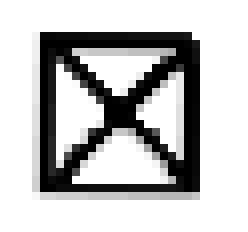
#> input picture reference_images/cross_checkbox.png, 31 x 29 px (shown 8 times larger)
$ python -i ProcessPDF.py   (imports and definitions only)
#> lines starting #> are read from the running program, lines starting #| are printed output that depends on the picture; after the words box and inside, x2 and y2 are one past the last pixel; in counts of white or black regions, pixels touching at a corner belong together
#> further down, picture is the input picture: shape (29, 31); min 0, max 255, mean 192.7
import numpy as np
import matplotlib.pyplot as plt
import cv2
import pdf2image
import json
from copy import copy

POPPLER_PATH = r"C:\Users\CF6P\Downloads\Release-23.01.0-0\poppler-23.01.0\Library\bin"

def PDF_to_images(path, POPPLER=POPPLER_PATH):
    images = pdf2image.convert_from_path(path, poppler_path=POPPLER)
    return [np.array(image) for image in images]

def preprocessed_image(image):
    gray = cv2.cvtColor(image, cv2.COLOR_BGR2GRAY)
    thresh = cv2.threshold(gray, 0, 255, cv2.THRESH_BINARY+cv2.THRESH_OTSU)[1]
    return thresh

def _points_filter(points):
    """
    Get the endpoint along each axis
    """
    points[points < 0] = 0
    xpoints = sorted(points, key=lambda x:x[0])
    ypoints = sorted(points, key=lambda x:x[1])
    tpl_x0, tpl_x1 = xpoints[::len(xpoints)-1]
    tpl_y0, tpl_y1 = ypoints[::len(ypoints)-1]
    return tpl_y0[1], tpl_y1[1], tpl_x0[0], tpl_x1[0]


def get_rectangle(processed_image, kernel_size=(3,3), interations = 2):
    """
    Crop and rotate the image thanks to contour detection
    """
#> called with kernel_size = (3, 3), interations = 2
    if interations == 2:
        format = "other"
    else:
        format = "table"

    kernel = cv2.getStructuringElement(cv2.MORPH_RECT, kernel_size)
    dilate = cv2.dilate(~processed_image, kernel, iterations=interations)
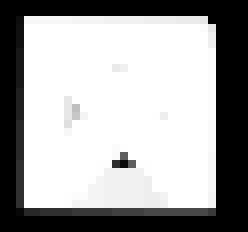
#> dilate: shape (29, 31) (shown 8 times larger); min 0, max 255, mean 163.2
    # plt.imshow(dilate)
    # plt.show()
    contours,_ = cv2.findContours(dilate, cv2.RETR_EXTERNAL, cv2.CHAIN_APPROX_SIMPLE)
#> contours = 1 item

    if len(contours) == 0:
        print("No contour found : Crop is impossible, processed image is return.")
        return []
    y, x = processed_image.shape[:2]
#> y = 29; x = 31
    rectangles = [cv2.minAreaRect(contour) for contour in contours]
#> rectangles = [((14, 14), (24, 24), -90)]
    rectangles = [rect for rect in rectangles if rect[1][0]*rect[1][1]>x*y/12]

    if len(rectangles)==1:
        return format, rectangles[0]

    if len(rectangles)>1:
        return get_rectangle(processed_image, kernel_size=(5,5), interations = interations+2)


def crop_and_rotate(processed_image, rect):
    if len(rect)==0 :
        return processed_image
    box = np.intp(cv2.boxPoints(rect))
    # Rotate image
    angle = rect[2]
    if 45<=angle<=90:
        angle = angle-90 # Angle correction
    rows, cols = processed_image.shape[:2]
    M = cv2.getRotationMatrix2D((cols/2,rows/2), angle, 1) # Rotation matrix
    img_rot = cv2.warpAffine(processed_image,M,(cols,rows))
    # rotate bounding box, then crop
    points = np.intp(cv2.transform(np.array([box]), M))[0] # Points of angles of the box after rotatio,
    y0, y1, x0, x1 = _points_filter(points) # get the biggest crop
    cropped_image = img_rot[y0:y1, x0:x1]
    # plt.imshow(cropped_image)
    # plt.axis('off')
    # plt.show()
    return cropped_image


# [45 lines not run here, left out]

>>> import cv2
>>> picture = cv2.imread('reference_images/cross_checkbox.png', cv2.IMREAD_GRAYSCALE)
>>> result = get_rectangle(picture)
#> result = ('other', ((14, 14), (24, 24), -90))

$ run again, on reference_images/cross_table.png
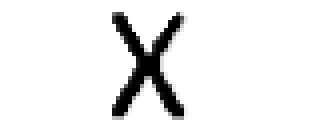
#> input picture reference_images/cross_table.png, 78 x 33 px (shown 4 times larger)
#> picture is the input picture: shape (33, 78); min 0, max 255, mean 236.2
#> in get_rectangle, `dilate = cv2.dilate(~processed_image, kernel, iterations=interations)`:
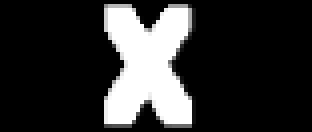
#> dilate: shape (33, 78) (shown 4 times larger); min 0, max 255, mean 49.4
#> contours = 1 contour; box (x1, y1, x2, y2) and area: (26, 1, 49, 32) 524
#> rectangles = [((37, 16), (30, 22), -90)]
#> result = ('other', ((37, 16), (30, 22), -90))

$ run again, on reference_images/empty_checkbox.png
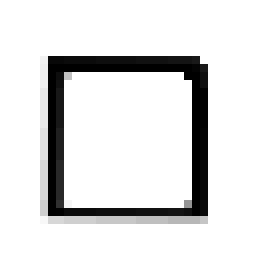
#> input picture reference_images/empty_checkbox.png, 33 x 34 px (shown 8 times larger)
#> picture is the input picture: shape (34, 33); min 0, max 255, mean 225.3
#> in get_rectangle, `dilate = cv2.dilate(~processed_image, kernel, iterations=interations)`:
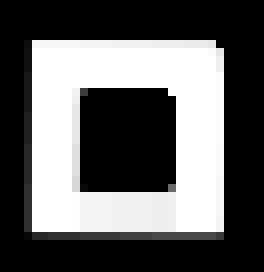
#> dilate: shape (34, 33) (shown 8 times larger); min 0, max 255, mean 96.1
#> contours = 1 item
#> rectangles = [((15, 17), (24, 24), -90)]
#> result = ('other', ((15, 17), (24, 24), -90))
